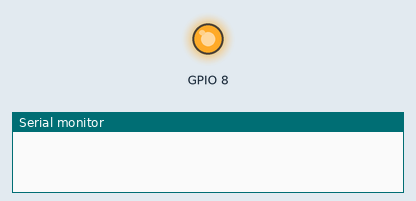
This sketch was run on a simulated ESP32-S3. On the bench: output pins drawn as LEDs (lit = HIGH), the last lines printed to the serial monitor. WiFi joins after 1.5 s; servers stay silent unless stated.

Above: at 0.1 s.
At 1.6 s:
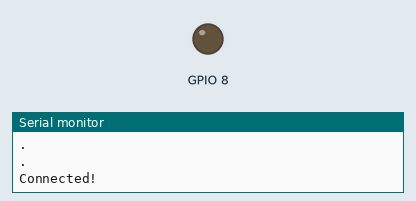
Timing chart, 0 to 3.1 s (numbered marks = the images above):
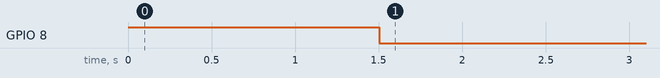

The sketch:

Wifi.ino
```cpp
#include <WiFi.h>

#define SSID "BKSTAR_T2_01"
#define PASS "stemstar"

void setup() {
  Serial.begin(115200);
  pinMode(8, OUTPUT);
  digitalWrite(8, HIGH);
  WiFi.begin(SSID, PASS);
  while (WiFi.status() != WL_CONNECTED){
    delay(500);
    Serial.println(".");
  }
  Serial.println("Connected!");
  digitalWrite(8, LOW);
}

void loop() {
  // put your main code here, to run repeatedly:

}
```
